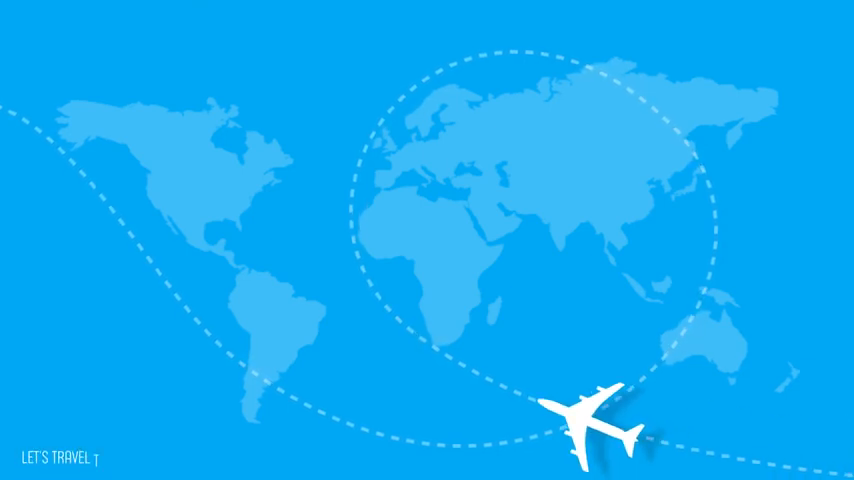
#> input picture frame 45 of y2mate.is_-_Airplane_2D_Animation_video_Point_orient_animation_video_2D_animation_Motion_Graphic_-9HqJlhF4mDs-480pp-1713228980.mp4, 854 x 480 px
$ python motiond.py
#> lines starting #> are read from the running program, lines starting #| are printed output that depends on the picture; after the words box and inside, x2 and y2 are one past the last pixel; in counts of white or black regions, pixels touching at a corner belong together
import cv2

def detect_motion(video_path):
    cap = cv2.VideoCapture(video_path)

    # Read the first frame
    ret, prev_frame = cap.read()
#> prev_frame is the input picture: shape (480, 854, 3); mean B, G, R 244.7, 171.8, 14.3
    if not ret:
        print("Error: Cannot read video file")
        return

    # Convert frame to grayscale
    prev_gray = cv2.cvtColor(prev_frame, cv2.COLOR_BGR2GRAY)
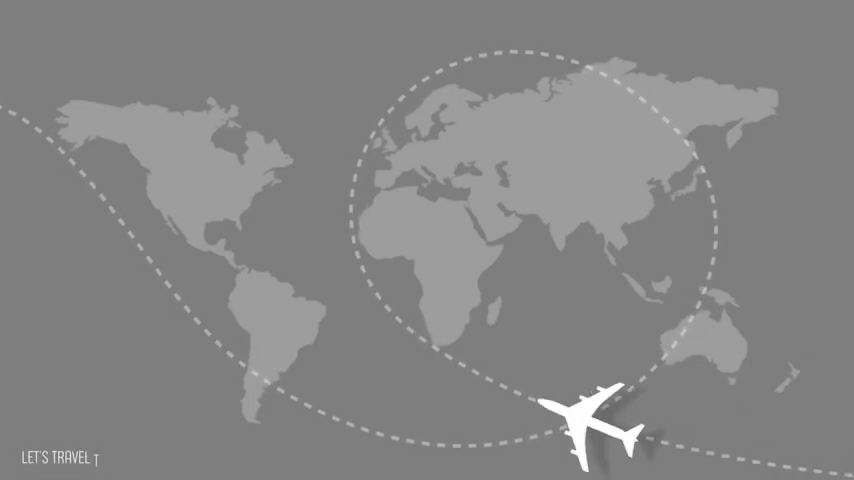
#> prev_gray: shape (480, 854); min 93, max 255, mean 133.2

    while True:
        ret, frame = cap.read()
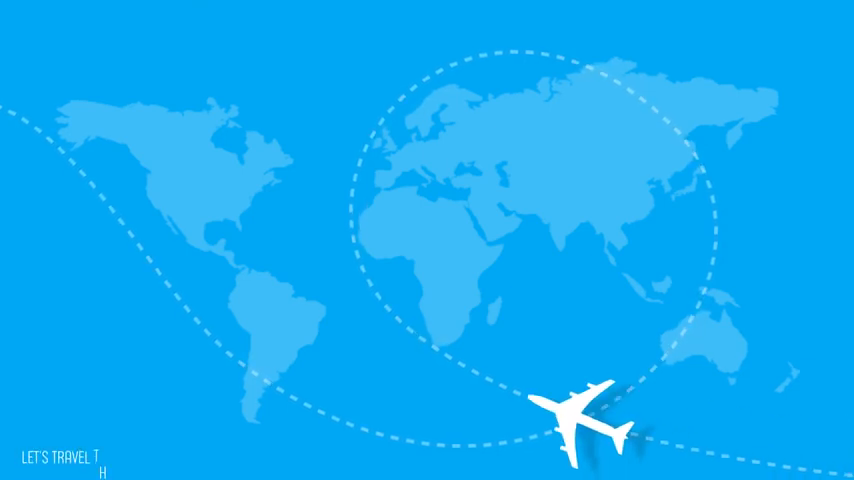
#> input picture frame 46 of y2mate.is_-_Airplane_2D_Animation_video_Point_orient_animation_video_2D_animation_Motion_Graphic_-9HqJlhF4mDs-480pp-1713228980.mp4, 854 x 480 px
#> frame is the input picture: shape (480, 854, 3); mean B, G, R 244.7, 171.8, 14.3
        if not ret:
            break

        # Convert current frame to grayscale
        gray = cv2.cvtColor(frame, cv2.COLOR_BGR2GRAY)

        # Compute absolute difference between current frame and previous frame
        frame_diff = cv2.absdiff(gray, prev_gray)
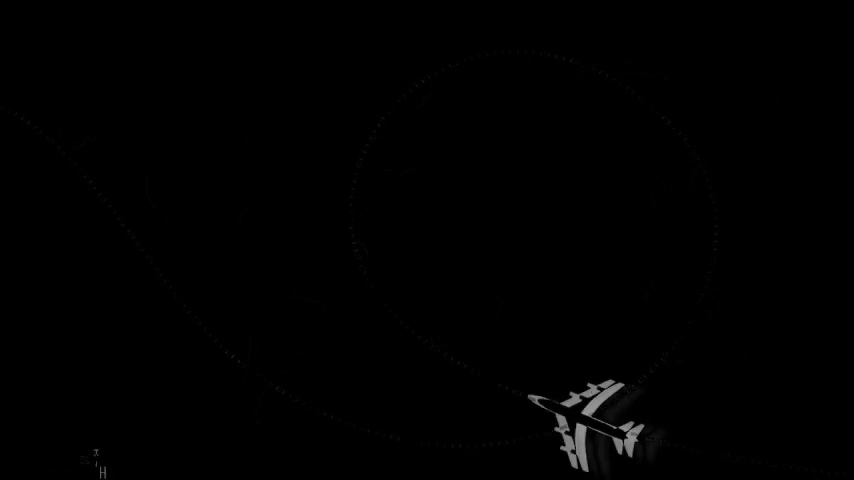
#> frame_diff: shape (480, 854); min 0, max 158, mean 0.9

        # Threshold the difference to get binary image
        _, thresh = cv2.threshold(frame_diff, 30, 255, cv2.THRESH_BINARY)
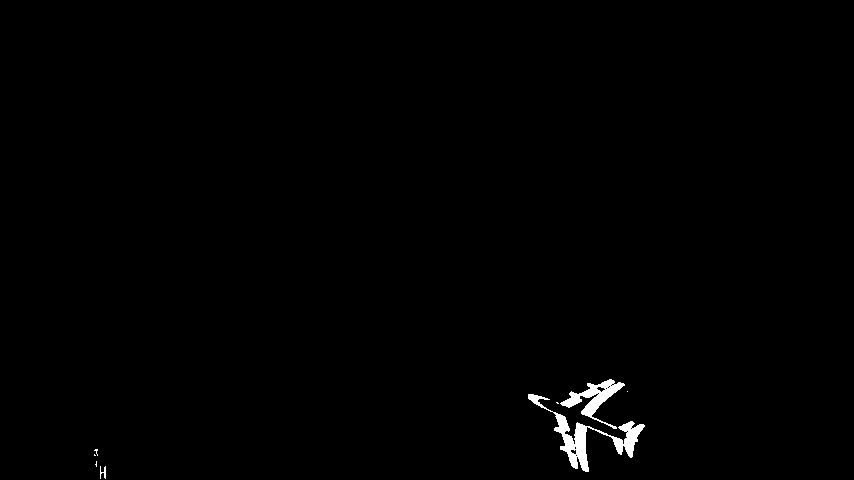
#> thresh: shape (480, 854); 0.68% white; 8 white regions (5 under 20 px)

        # Find contours
        contours, _ = cv2.findContours(thresh, cv2.RETR_EXTERNAL, cv2.CHAIN_APPROX_SIMPLE)
#> contours = 8 contours, 6 with area under 20; largest, box (x1, y1, x2, y2) and area: (528, 394, 645, 472) 1514, (560, 379, 625, 429) 869

        # Draw rectangles around the detected motion
        for contour in contours:
            x, y, w, h = cv2.boundingRect(contour)
            cv2.rectangle(frame, (x, y), (x + w, y + h), (0, 255, 0), 2)
#> this loop made 8 passes
#> (x, y, w, h) on passes 1, 2, 4, 6, 7, 8: (100, 466, 6, 13), (95, 461, 2, 6), (94, 449, 4, 7), (528, 394, 117, 78), (627, 391, 1, 1), (560, 379, 65, 50)
#> (contour, x, y, w, h) on passes 3, 5: ([[94, 454], [94, 455], [95, 455]], 94, 454, 2, 2), ([[556, 402], [557, 403], [558, 403], [557, 402]], 556, 402, 3, 2)
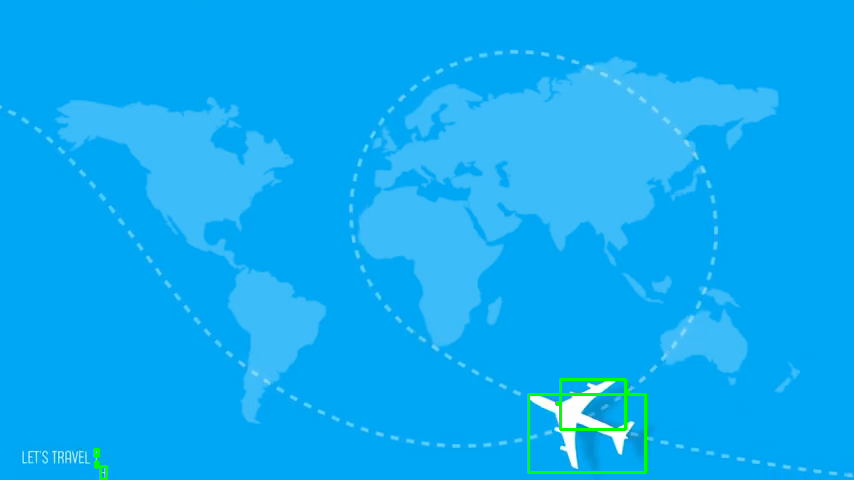
#> frame: shape (480, 854, 3); 0.5% of pixels changed, all inside (x1, y1, x2, y2) = (93, 378, 647, 480)

        # Display the resulting frame
        cv2.imshow('Motion Detection', frame)
        if cv2.waitKey(30) & 0xFF == ord('q'):
#> (key q is pressed here)
            break

        # Update previous frame
        prev_gray = gray.copy()

    # Release video capture and close all windows
    cap.release()
    cv2.destroyAllWindows()

# Example usage
video_path = r"C:\Users\Michael\OneDrive\Documents\eec181\motion_detect\y2mate.is_-_Airplane_2D_Animation_video_Point_orient_animation_video_2D_animation_Motion_Graphic_-9HqJlhF4mDs-480pp-1713228980.mp4"
detect_motion(video_path)

$ run again, starting later in the video
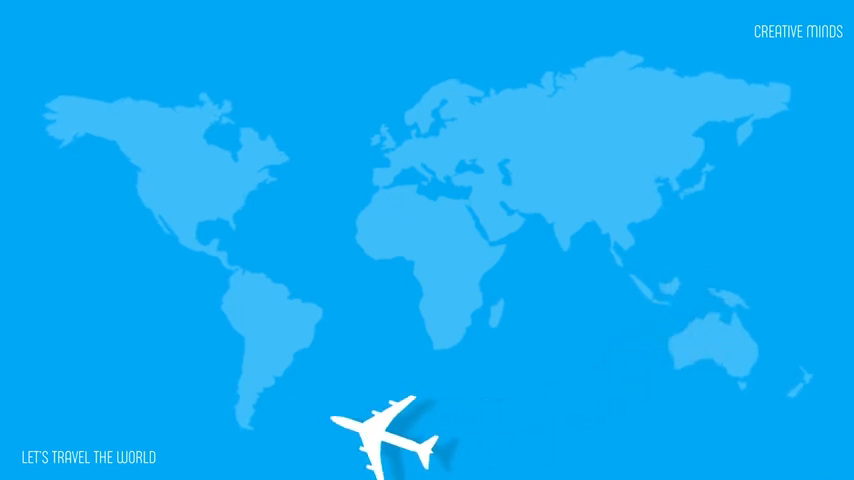
#> input picture frame 202 of y2mate.is_-_Airplane_2D_Animation_video_Point_orient_animation_video_2D_animation_Motion_Graphic_-9HqJlhF4mDs-480pp-1713228980.mp4, 854 x 480 px
#> in detect_motion, prev_frame is the input picture: shape (480, 854, 3); mean B, G, R 244.8, 171.9, 14.5
#> in detect_motion, `_, thresh = cv2.threshold(frame_diff, 30, 255, cv2.THRESH_BINARY)`:
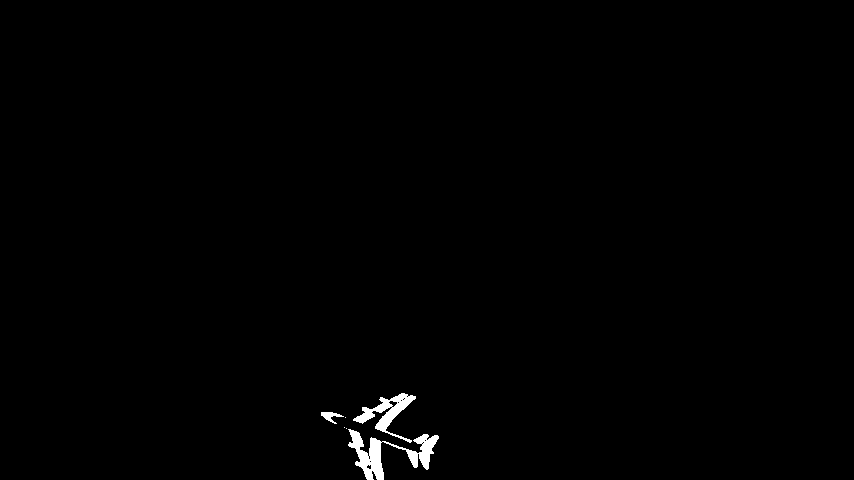
#> thresh: shape (480, 854); 0.64% white; 6 white regions (3 under 20 px)
#> contours = 6 contours, 3 with area under 20; largest, box (x1, y1, x2, y2) and area: (348, 429, 439, 480) 1378, (353, 393, 416, 443) 846, (321, 412, 344, 424) 90
#> the loop in detect_motion, `for contour in contours:` made 6 passes
#> (x, y, w, h) on passes 1 to 6: (348, 429, 91, 51), (346, 428, 1, 1), (344, 427, 1, 1), (345, 417, 1, 1), (321, 412, 23, 12), (353, 393, 63, 50)
#> after the loop in detect_motion, `for contour in contours:`:
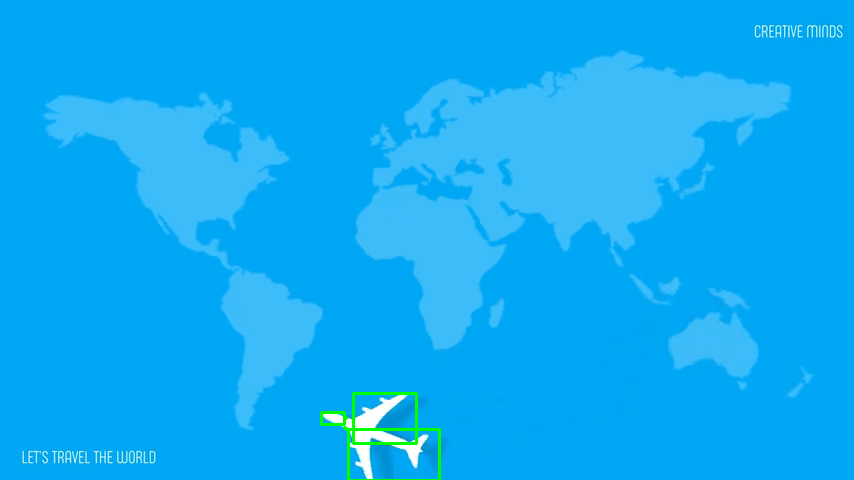
#> frame: shape (480, 854, 3); mean B, G, R 243.9, 172.2, 14.3
